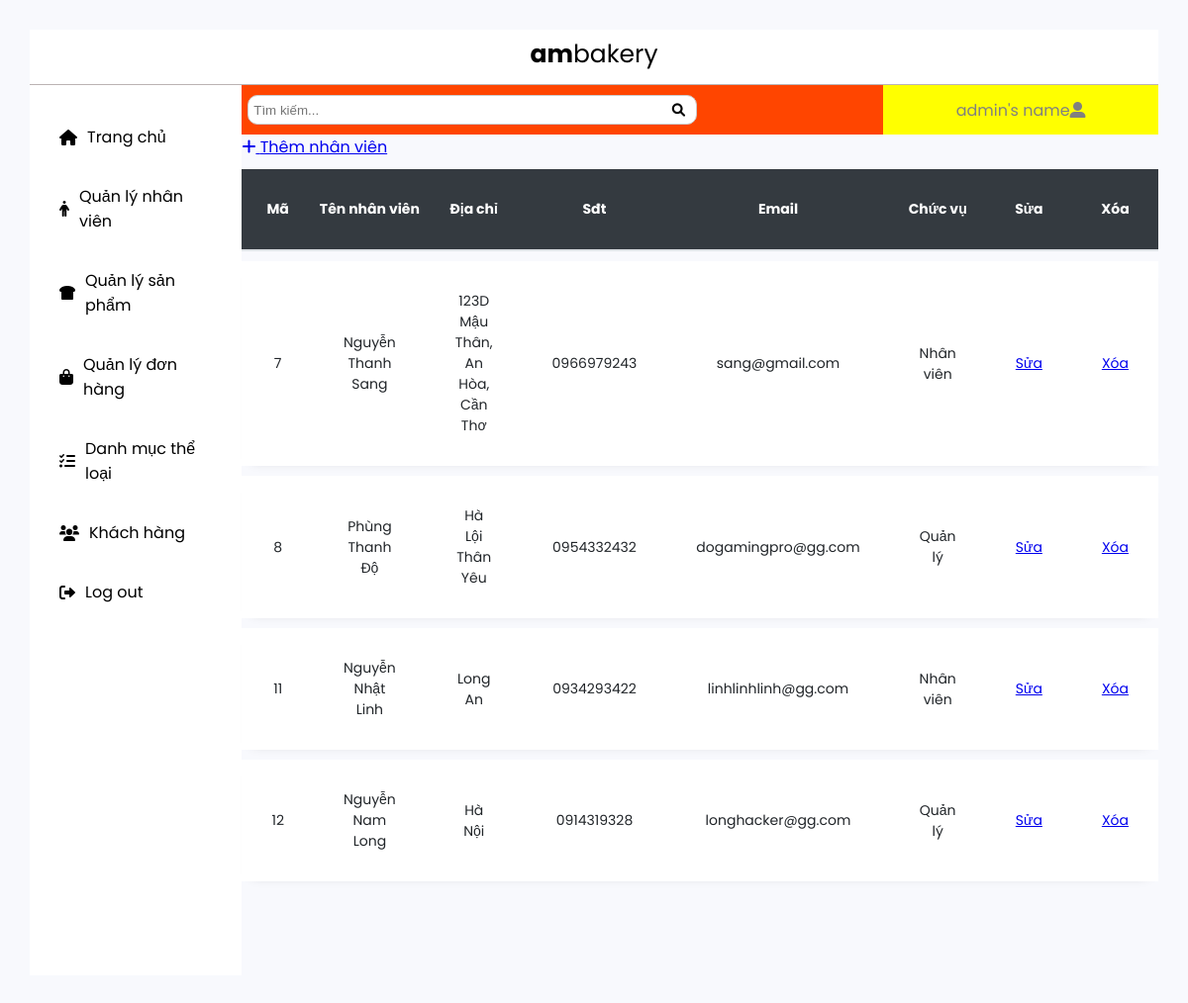
/admin/dashboard_quanly/nhanvien/index.php, run on an earlier commit of the app's database.
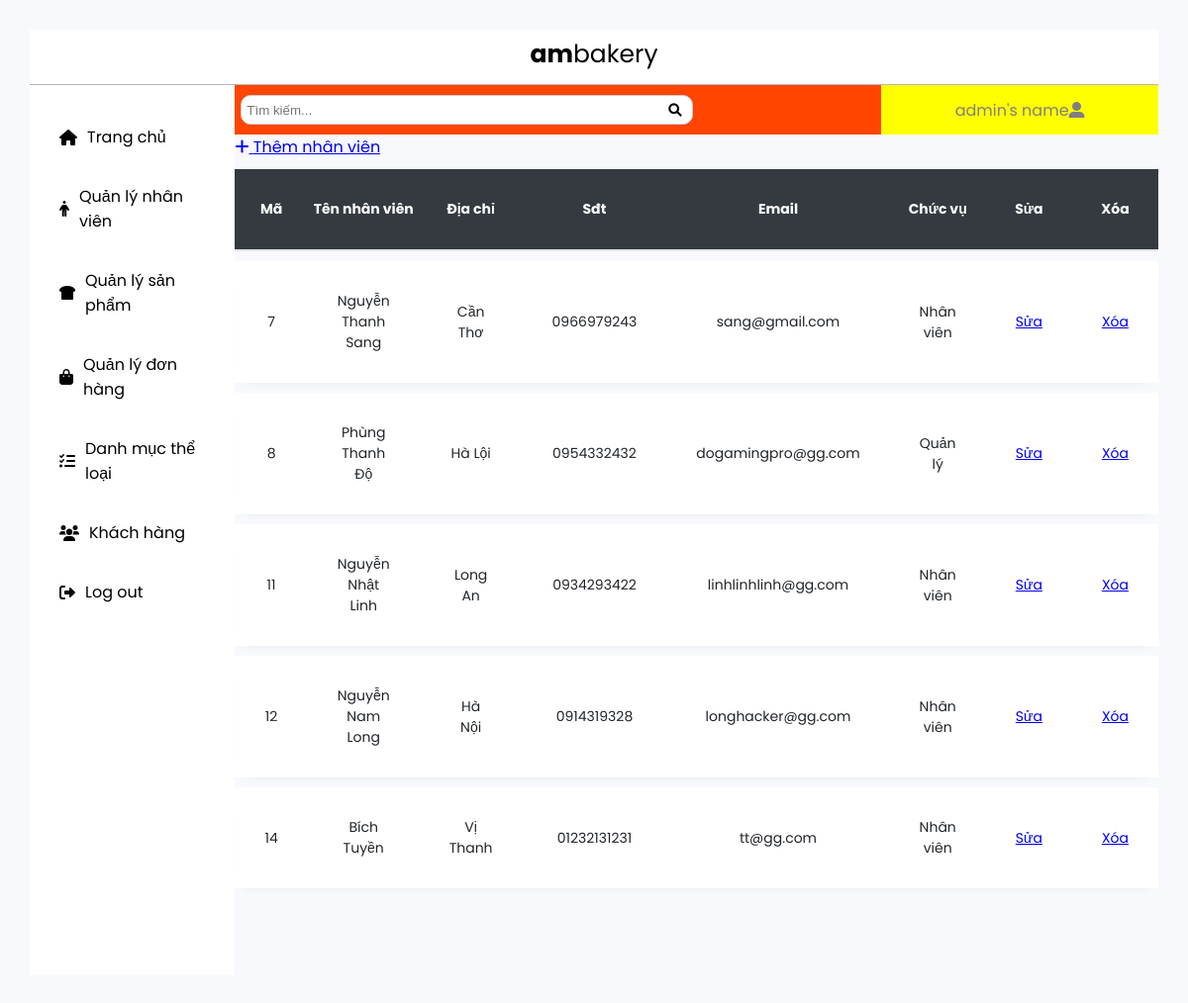
And on a later commit of the database.
### tables this page shows
CREATE TABLE `nhan_vien` (
  `ma` int(11) NOT NULL,
  `ten` varchar(100) NOT NULL,
  `dia_chi` varchar(100) NOT NULL,
  `sdt` varchar(20) NOT NULL,
  `email` varchar(100) NOT NULL,
  `mat_khau` varchar(50) NOT NULL,
  `cap_do` int(11) NOT NULL
);

### admin/dashboard_quanly/nhanvien/index.php (the view, shortened to what this page needs)
<!DOCTYPE html>
<html>
<head>
	<?php
	include '../thuvien.php';
	?>
</head>
<body>
	<?php
	include '../header.php';
	?>
	<div class="container">
		<?php
		include '../menu.php';
		?>
		<main >
			<?php
			include '../main_top_div.php';
			?>
			<div class="main_content">
				<a href="form_them.php" class="them">
					<i class="fa fa-plus"></i>
					Thêm nhân viên
				</a>
				<?php
				include  '../../connect.php' ;
				$sql = "select * from nhan_vien";
				$result= mysqli_query($connect, $sql);
				?>
				<table border="1" width="100%">
					<thead class="thead-dark">
						<tr>
							<th>
								Mã
							</th>
							<th>
								Tên nhân viên
							</th>
							<th>
								Địa chỉ
							</th>
							<th>
								Sđt
							</th>
							<th>
								Email
							</th>
							<th>
								Chức vụ
							</th>
							<th>
								Sửa
							</th>
							<th>
								Xóa
							</th>
						</tr>
					</thead>
					<tbody>
						<?php foreach ($result as $tung_nhan_vien  ) {?>
							<tr>
								<td>
									<?php echo $tung_nhan_vien['ma'] ?>
								</td>
								<td>
									<?php echo $tung_nhan_vien['ten'] ?>
								</td>
								<td>
									<?php echo $tung_nhan_vien['dia_chi'] ?>
								</td>
								<td>
									<?php echo $tung_nhan_vien['sdt'] ?>
								</td>
								<td>
									<?php echo $tung_nhan_vien['email'] ?>
								</td>
								<td>
									<?php
									if ($tung_nhan_vien['cap_do'] == 1) {
										echo "Quản lý";
									}else{
										echo "Nhân viên";
									}
									?>
								</td>
								<td>
									<a href="form_sua.php?ma=<?php echo $tung_nhan_vien['ma']?>">Sửa</a>
								</td>
								<td>
									<a href="xoa_process.php?ma=<?php echo $tung_nhan_vien['ma']?>" onclick="if(confirm('Xóa thật hả?')){}else{return false;}"
										>Xóa</a>
									</td>
								</tr>
							<?php } ?>
						</tbody>
					</table>
				</div>
			</main>
		</div>
	</body>
	</html>

### admin/dashboard_quanly/thuvien.php (shortened to what this page needs)
<link rel="stylesheet" type="text/css" href="../../css/dashboard.css">
<link rel="stylesheet" href="https://cdnjs.cloudflare.com/ajax/libs/font-awesome/6.0.0-beta3/css/all.min.css" />

### admin/dashboard_quanly/header.php
<header>
	<div id="header">
		<a href="#" class="header__logo" onclick="if(confirm('Kiếm gì?')){}else{return false;}">
			<span><b>am</b>bakery</span>
		</a>
	</div>
</header>

### admin/dashboard_quanly/menu.php
<div class="sidebar">
	<ul class="nav__list">
		<li class="nav__list--item">
			<a href="../root">
				<i class="fas fa-home nav__icon"></i>
				<span>Trang chủ</span>
			</a>
		</li>
		<li class="nav__list--item">
			<a href="../nhanvien">
				<i class="fas fa-male nav__icon"></i>
				<span>Quản lý nhân viên</span>
			</a>
		</li>
		<li class="nav__list--item">
			<a href="../sanpham">
				<i class="fas fa-bread-slice nav__icon"></i>
				<span>Quản lý sản phẩm</span>
			</a>
		</li>
		<li class="nav__list--item">
			<a href="../donhang">
				<i class="fas fa-shopping-bag nav__icon"></i>
				<span>Quản lý đơn hàng</span>
			</a>
		</li>
		<li class="nav__list--item">
			<a href="../theloai">
				<i class="fas fa-tasks nav__icon"></i>
				<span>Danh mục thể loại</span>
			</a>
		</li>
		<li class="nav__list--item">
			<a href="../khachhang">
				<i class="fas fa-users nav__icon"></i>
				<span>Khách hàng</span>
			</a>
		</li>
		<li class="nav__list--item">
			<a href="../../">
				<i class="fas fa-sign-out-alt nav__icon"></i>
				<span>Log out</span>
			</a>
		</li>
	</ul>
</div>

### admin/dashboard_quanly/main_top_div.php
<div class="main_top">
	<div class="main_top_left">
		<form>
			<input type="search" placeholder="Tìm kiếm..." name="tim_kiem">
			<button type="submit"><i class="fa fa-search"></i></button>
		</form>
	</div>
	<div class="main_top_right">
		admin's name
		<i class="fas fa-user-alt"></i>
	</div>
</div>

### admin/dashboard_quanly/css/dashboard.css (style rules this page uses)
* { margin: 0; padding: 0; }
html { box-sizing: border-box; font-size: 62.5%; }
body { font-family: "Poppins", sans-serif; font-size: 1.6rem; height:90rem; font-weight: 400; margin: 3rem; background: #f8f9fd; color: gray; }
header { width: 100%; height: 50px; font-family: inherit; display: flex; justify-content: center; align-items: center; font-size: 1.5rem; padding-bottom: 0.5rem; border-bottom: 1px solid rgb(187, 179, 179); position: relative; background-color: white; }
table { border-collapse: separate; border-spacing: 0 10px; width: 100%; margin-bottom: 1rem; color: #212529; text-align: center; border: none; }
thead { display: table-header-group; vertical-align: middle; border-color: inherit; }
table .thead-dark th { color: #fff; background-color: #343a40; border-color: #454d55; border: none; padding: 30px 0; font-size: 14px; vertical-align: bottom; border-bottom: 2px solid #dee2e6; }
table tbody tr { margin-bottom: 10px; box-shadow: 0 5px 12px -12px rgb(0 0 0 / 29%); position: relative; padding: .75rem 1.25rem; margin-bottom: 1rem; border: 1px solid transparent; border-radius: .25rem; }
table tbody th, table tbody td { border: none; padding: 30px; font-size: 14px; background: #fff; }
a.header__logo { text-decoration: none; color: black; }
.header__logo span { font-size: 2.5rem; text-align: center; }
.container { width: 100%; display: flex; height: 100%; }
.sidebar { display: flex; justify-content: center; flex-basis: 20% ; background-color: white; border-radius: black; }
.nav__list { margin-top: 3rem; display: flex; flex-direction: column; list-style: none; gap: 1.5rem 0; width: 100%; }
.nav__list--item { align-self: stretch; padding: 1rem 3rem; }
.nav__list--item a { display: flex; align-items: center; gap: 0 1rem; }
.nav__icon { color: currentColor; }
.nav__list--item a:link, .nav__list--item a:visited { color: black; text-decoration: none; }
.container main { height: 1000px; flex-basis: 80% ; }
.main_top { width: 100%; height: 50px; background-color: red; }
.main_top_left { height: 100%; width: 70%; background-color: orangered; float: left; display: flex; align-items: center; }
.main_top_left form { width:70%; display: flex; justify-content: center; align-items: center; }
.main_top_left form input { width: 100%; height: 3rem; padding: .5rem .5rem; border-radius: 1rem; border: 1px solid #ccc; }
.main_top_left form button { margin-left: -25px; border: none; background-color:transparent; }
.main_top_left form input, .main_top_left form button { display: inline-block; }
.main_top_right { height: 100%; width: 30%; background-color: yellow; float: left; display: flex; justify-content: center; align-items: center; }

What changed in the data, as far as the page shows it:
changed nhan_vien "Nguyễn Thanh Sang": dia_chi "123D Mậu Thân, An Hòa, Cần Thơ" → "Cần Thơ"
changed nhan_vien "Phùng Thanh Độ": dia_chi "Hà Lội Thân Yêu" → "Hà Lội"
changed nhan_vien "Nguyễn Nam Long": cap_do "Quản lý" → "Nhân viên"
added nhan_vien: ma "14", ten "Bích Tuyền", dia_chi "Vị Thanh", sdt "01232131231", email "tt@gg.com", cap_do "Nhân viên"
